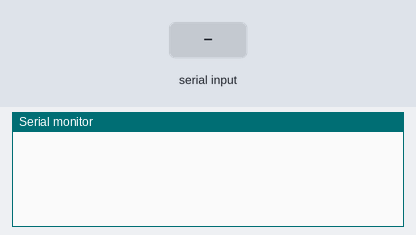
This sketch was run on a simulated Arduino Uno, built with avr-gcc and run on an emulated ATmega328P. Parts: the last lines printed to the serial monitor. Inputs (shaded band) come from the test bench.

Above: at 0.9 s.
1.0 s: "s" received over Serial
At 1.6 s:
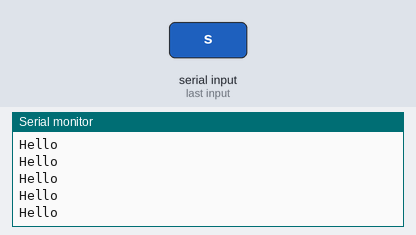
2.9 s: "b" received over Serial
At 3.9 s:
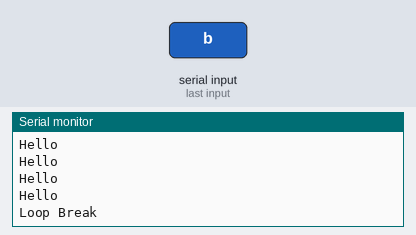

Measured:
- after the input at 1.0 s, the serial monitor: prints a new line at once (image 1)
- after the input at 2.9 s, the serial monitor: prints a new line after 0.07 s (image 2)

The sketch:

NestedWhileLoop.ino
```cpp
void setup() {

  Serial.begin(9600);

while(1){
    if(Serial.read()=='s'){
    	 while(1){
 			 Serial.println("Hello");
   			 if(Serial.read()=='b'){
   				 break;
   			 }
		 }
  Serial.println("Loop Break");

    }
}

}
void loop() {
}
```
